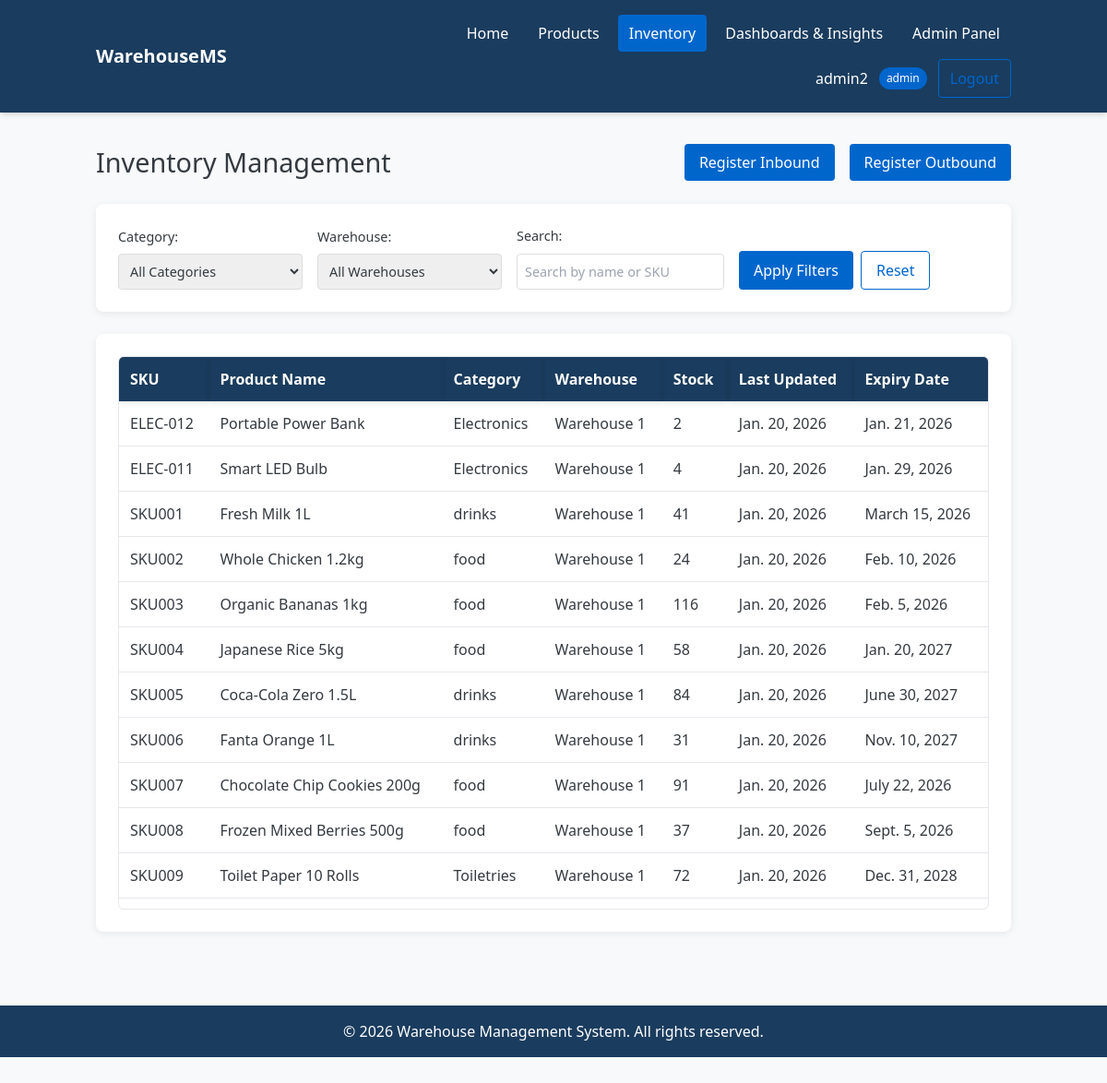
Screenshot of /home/inventory/ (signed in) with the database file from the repository.
### users/models.py (models this page shows, shortened)
class UserModel(AbstractUser):
    ROLE_CHOICES = (
        ("admin", "Admin"),
        ("operator", "Operator"),
        ("manager", "Manager"),
    )
    role = models.CharField(
        max_length=20,
        choices=ROLE_CHOICES,
        default="operator"
    )
    warehouse = models.ForeignKey('inventory.WarehouseModel', on_delete=models.SET_NULL, null=True, blank=True)

### inventory/models.py (models this page shows, shortened)
class inventoryModel(models.Model):
	warehouse 				= models.ForeignKey(WarehouseModel, on_delete=models.CASCADE, null=True, blank=True)
	product 	    		= models.ForeignKey(productsModel, on_delete=models.CASCADE)
	quantity				= models.IntegerField(verbose_name='Quantity', null=False, default=0)
	expiry_date 			= models.DateField(blank=True, null=True)
	updated_at  			= models.DateField(verbose_name='Updated at ', auto_now= True)
	class Meta:
		ordering = ['updated_at']
		verbose_name = 'Inventory'
		verbose_name_plural = 'Products'

class productsModel(models.Model):
	name         			= models.CharField(verbose_name='Product Name', max_length=50, null=False, unique=True)
	category				= models.CharField(verbose_name='Product Category', max_length=50, default='Other')
	price					= models.IntegerField(verbose_name='Product Price',null=False, default=0)
	sku                 	= models.CharField(max_length=100, unique=True)
	description         	= models.TextField(default="No Description", max_length=150)
	threshold				= models.PositiveIntegerField(default=10)
	is_active           	= models.BooleanField(default=True)
	class Meta:
		verbose_name = 'product list'
		verbose_name_plural = 'products'

class WarehouseModel(models.Model):
	name 					= models.CharField(max_length=100)
	location 				= models.CharField(max_length=255, blank=True)

### inventory/views.py (the view)
# urls.py: path('home/inventory/', inventory, name= 'inventory'),
@login_required
def inventory(request):
    context = {}
    inventory = inventoryModel.objects.all()
    products_list = productsModel.objects.all()
    warehouses = WarehouseModel.objects.all()
    category = request.GET.get('category')
    warehouse_id = request.GET.get('warehouse')
    search_query = request.GET.get('search')
    if category:
        inventory = inventory.filter(product__category=category)
    if warehouse_id:
        inventory = inventory.filter(warehouse_id=warehouse_id)
    if search_query:
        inventory = inventory.filter(
            models.Q(product__name__icontains=search_query) |
            models.Q(product__sku__icontains=search_query)
        )
    context['inventory'] = inventory
    context['products_list'] = products_list
    context['category_list'] = list({p.category for p in products_list})
    context['warehouses'] = warehouses
    context['user'] = request.user
    return render(request, 'inventory.html', context)

### inventory/templates/inventory.html (shortened to what this page needs)
{% extends 'base.html' %}
{% block content %}
<div class="page-header">
    <h1>Inventory Management</h1>
    <div class="header-actions">
        <a href="{% url 'inventory-regInbound' %}" class="btn btn-success px-4 py-2 bg-secondary text-white rounded hover:bg-primary transition-all">Register Inbound</a>
        <a href="{% url 'inventory-regOutbound' %}" class="btn btn-success px-4 py-2 bg-secondary text-white rounded hover:bg-primary transition-all">Register Outbound</a>
    </div>
</div>
<div class="filter-section">
    <form method="get" class="filter-form">
        <div class="filter-group">
            <label for="category-filter">Category:</label>
            <select id="category-filter" name="category" class="filter-select">
                <option value="">All Categories</option>
            </select>
        </div>
        <div class="filter-group">
            <label for="warehouse-filter">Warehouse:</label>
            <select id="warehouse-filter" name="warehouse" class="filter-select">
                <option value="">All Warehouses</option>
            </select>
        </div>
        <div class="filter-group">
            <label for="search-filter">Search:</label>
            <input type="text" id="search-filter" name="search" placeholder="Search by name or SKU" class="filter-input">
        </div>
        <div class="filter-actions flex gap-2">
            <button type="submit" class="btn btn-secondary px-4 py-2 bg-secondary text-white rounded hover:bg-blue-700 transition-all">Apply Filters</button>
            <a href="{% url 'inventory' %}" class="btn btn-outline px-4 py-2 border border-secondary text-secondary rounded hover:bg-secondary hover:text-white transition-all">Reset</a>
        </div>
    </form>
</div>
<div class="inventory-container">
    <div class="table-container">
        <table class="w-full">
            <thead class="bg-primary text-white">
                <tr>
                    <th class="p-3 text-left">SKU</th>
                    <th class="p-3 text-left">Product Name</th>
                    <th class="p-3 text-left">Category</th>
                    <th class="p-3 text-left">Warehouse</th>
                    <th class="p-3 text-left">Stock</th>
                    <th class="p-3 text-left">Last Updated</th>
                    <th class="p-3 text-left">Expiry Date</th>
                </tr>
            </thead>
            <tbody>
                {% for inv_prod in inventory %}
                <tr class="border-b hover:bg-gray-50">
                    <td class="p-3">{{ inv_prod.product.sku }}</td>
                    <td class="p-3">{{ inv_prod.product.name }}</td>
                    <td class="p-3">{{ inv_prod.product.category }}</td>
                    <td class="p-3">
                        {% if inv_prod.warehouse %}
                            {{ inv_prod.warehouse.name }}
                        {% else %}
                            N/A
                        {% endif %}
                    </td>
                    <td class="p-3">{{ inv_prod.quantity }}</td>
                    <td class="p-3">{{ inv_prod.updated_at }}</td>
                    <td class="p-3">{{ inv_prod.expiry_date|default:"N/A" }}</td>
                </tr>
                {% endfor %}
            </tbody>
        </table>
    </div>
</div>
{% endblock %}

### inventory/templates/base.html (shortened to what this page needs)
<!doctype html>
<html lang="en">
  <head>
    {% load static %}
    <link rel="stylesheet" href="{% static 'css/styles.css' %}">
  </head>
  <body class="bg-light text-dark font-sans">
    <header class="bg-primary text-white py-4 shadow-md">
      <div class="container mx-auto px-4">
        <div class="flex flex-col md:flex-row justify-between items-center gap-4">
          <p class="logo flex items-center text-xl font-semibold">WarehouseMS</p>
          <nav class="flex flex-wrap justify-center md:justify-end items-center gap-2">
            <a href="{% url 'home' %}" class="nav-link px-3 py-2 rounded transition-all hover:bg-white/10 {% if request.resolver_match.url_name == 'home' %}bg-secondary{% endif %}">Home</a>
            <a href="{% url 'products' %}" class="nav-link px-3 py-2 rounded transition-all hover:bg-white/10 {% if request.resolver_match.url_name == 'products' %}bg-secondary{% endif %}">Products</a>
            <a href="{% url 'inventory' %}" class="nav-link px-3 py-2 rounded transition-all hover:bg-white/10 {% if request.resolver_match.url_name == 'inventory' %}bg-secondary{% endif %}">Inventory</a>
            <a href="{% url 'insights' %}" class="nav-link px-3 py-2 rounded transition-all hover:bg-white/10 {% if request.resolver_match.url_name == 'insights' %}bg-secondary{% endif %}">Dashboards & Insights</a>
            {% if user.is_authenticated %}
            {% if user.role == 'admin' or user.role == 'manager' %}
            <a href="{% url 'admin-control-panel' %}" class="nav-link px-3 py-2 rounded transition-all hover:bg-white/10 {% if request.resolver_match.url_name == 'admin-control-panel' %}bg-secondary{% endif %}">Admin Panel</a>
            {% endif %}
            <div class="user-info flex items-center gap-3 ml-4">
              <span class="hidden sm:inline">{{ user.username }}</span>
              <span class="user-role bg-secondary text-white px-2 py-1 rounded-full text-xs font-medium">{{ user.role }}</span>
              <a href="{% url 'logout' %}" class="btn btn-secondary px-3 py-2 rounded border border-secondary text-secondary hover:bg-secondary hover:text-white transition-all">Logout</a>
            </div>
            {% else %}
            <a href="{% url 'login' %}" class="btn btn-primary px-3 py-2 rounded bg-secondary text-white hover:bg-blue-700 transition-all">Login</a>
            {% endif %}
          </nav>
        </div>
      </div>
    </header>
    <main class="py-8 min-h-[calc(100vh-120px)]">
      <div class="container mx-auto px-4">
        {% block content %}{% endblock %}
      </div>
    </main>
    <footer class="bg-primary text-white py-4 text-center mt-8">
      <div class="container mx-auto px-4">
        <p>&copy; 2026 Warehouse Management System. All rights reserved.</p>
      </div>
    </footer>
  </body>
</html>

### static/css/styles.css (style rules this page uses)
html, :host { line-height: 1.5; -webkit-text-size-adjust: 100%; -moz-tab-size: 4; -o-tab-size: 4; tab-size: 4; font-family: ui-sans-serif, system-ui, sans-serif, "Apple Color Emoji", "Segoe UI Emoji", "Segoe UI Symbol", "Noto Color Emoji"; font-feature-settings: normal; font-variation-settings: normal; -webkit-tap-highlight-color: transparent; }
body { margin: 0; line-height: inherit; }
h1, h2, h3, h4, h5, h6 { font-size: inherit; font-weight: inherit; }
a { color: inherit; text-decoration: inherit; }
table { text-indent: 0; border-color: inherit; border-collapse: collapse; }
button, input, optgroup, select, textarea { font-family: inherit; font-feature-settings: inherit; font-variation-settings: inherit; font-size: 100%; font-weight: inherit; line-height: inherit; letter-spacing: inherit; color: inherit; margin: 0; padding: 0; }
button, select { text-transform: none; }
button, input:where([type='button']), input:where([type='reset']), input:where([type='submit']) { -webkit-appearance: button; background-color: transparent; background-image: none; }
blockquote, dl, dd, h1, h2, h3, h4, h5, h6, hr, figure, p, pre { margin: 0; }
input::placeholder, textarea::placeholder { opacity: 1; color: #9ca3af; }
button, [role="button"] { cursor: pointer; }
.container { width: 100%; }
@media (min-width: 640px) { .container { max-width: 640px; } }
@media (min-width: 768px) { .container { max-width: 768px; } }
@media (min-width: 1024px) { .container { max-width: 1024px; } }
.mx-auto { margin-left: auto; margin-right: auto; }
.ml-4 { margin-left: 1rem; }
.mt-8 { margin-top: 2rem; }
.flex { display: flex; }
.hidden { display: none; }
.min-h-\[calc\(100vh-120px\)\] { min-height: calc(100vh - 120px); }
.w-full { width: 100%; }
.flex-col { flex-direction: column; }
.flex-wrap { flex-wrap: wrap; }
.items-center { align-items: center; }
.justify-center { justify-content: center; }
.justify-between { justify-content: space-between; }
.gap-2 { gap: 0.5rem; }
.gap-3 { gap: 0.75rem; }
.gap-4 { gap: 1rem; }
.rounded { border-radius: 0.25rem; }
.rounded-full { border-radius: 9999px; }
.border { border-width: 1px; }
.border-b { border-bottom-width: 1px; }
.border-secondary { --tw-border-opacity: 1; border-color: rgb(0 102 204 / var(--tw-border-opacity, 1)); }
.bg-light { --tw-bg-opacity: 1; background-color: rgb(248 249 250 / var(--tw-bg-opacity, 1)); }
.bg-primary { --tw-bg-opacity: 1; background-color: rgb(26 60 94 / var(--tw-bg-opacity, 1)); }
.bg-secondary { --tw-bg-opacity: 1; background-color: rgb(0 102 204 / var(--tw-bg-opacity, 1)); }
.p-3 { padding: 0.75rem; }
.px-2 { padding-left: 0.5rem; padding-right: 0.5rem; }
.px-3 { padding-left: 0.75rem; padding-right: 0.75rem; }
.px-4 { padding-left: 1rem; padding-right: 1rem; }
.py-1 { padding-top: 0.25rem; padding-bottom: 0.25rem; }
.py-2 { padding-top: 0.5rem; padding-bottom: 0.5rem; }
.py-4 { padding-top: 1rem; padding-bottom: 1rem; }
.py-8 { padding-top: 2rem; padding-bottom: 2rem; }
.text-left { text-align: left; }
.text-center { text-align: center; }
.font-sans { font-family: ui-sans-serif, system-ui, sans-serif, "Apple Color Emoji", "Segoe UI Emoji", "Segoe UI Symbol", "Noto Color Emoji"; }
.text-xl { font-size: 1.25rem; line-height: 1.75rem; }
.text-xs { font-size: 0.75rem; line-height: 1rem; }
.font-medium { font-weight: 500; }
.font-semibold { font-weight: 600; }
.text-dark { --tw-text-opacity: 1; color: rgb(52 58 64 / var(--tw-text-opacity, 1)); }
.text-secondary { --tw-text-opacity: 1; color: rgb(0 102 204 / var(--tw-text-opacity, 1)); }
.text-white { --tw-text-opacity: 1; color: rgb(255 255 255 / var(--tw-text-opacity, 1)); }
.shadow-md { --tw-shadow: 0 4px 6px -1px rgb(0 0 0 / 0.1), 0 2px 4px -2px rgb(0 0 0 / 0.1); --tw-shadow-colored: 0 4px 6px -1px var(--tw-shadow-color), 0 2px 4px -2px var(--tw-shadow-color); box-shadow: var(--tw-ring-offset-shadow, 0 0 #0000), var(--tw-ring-shadow, 0 0 #0000), var(--tw-shadow); }
.transition-all { transition-property: all; transition-timing-function: cubic-bezier(0.4, 0, 0.2, 1); transition-duration: 150ms; }
@media (min-width: 640px) { .sm\:inline { display: inline; } }
@media (min-width: 768px) { .md\:flex-row { flex-direction: row; } }
@media (min-width: 768px) { .md\:justify-end { justify-content: flex-end; } }

### rows the page displays
UserModel: username "admin2", role "admin"
inventoryModel: product.sku "ELEC-012", product.name "Portable Power Bank", product.category "Electronics", warehouse.name "Warehouse 1", quantity "2", updated_at "Jan. 20, 2026", expiry_date "Jan. 21, 2026"
inventoryModel: product.sku "ELEC-011", product.name "Smart LED Bulb", product.category "Electronics", warehouse.name "Warehouse 1", quantity "4", updated_at "Jan. 20, 2026", expiry_date "Jan. 29, 2026"
inventoryModel: product.sku "SKU001", product.name "Fresh Milk 1L", product.category "drinks", warehouse.name "Warehouse 1", quantity "41", updated_at "Jan. 20, 2026", expiry_date "March 15, 2026"
inventoryModel: product.sku "SKU002", product.name "Whole Chicken 1.2kg", product.category "food", warehouse.name "Warehouse 1", quantity "24", updated_at "Jan. 20, 2026", expiry_date "Feb. 10, 2026"
inventoryModel: product.sku "SKU003", product.name "Organic Bananas 1kg", product.category "food", warehouse.name "Warehouse 1", quantity "116", updated_at "Jan. 20, 2026", expiry_date "Feb. 5, 2026"
inventoryModel: product.sku "SKU004", product.name "Japanese Rice 5kg", product.category "food", warehouse.name "Warehouse 1", quantity "58", updated_at "Jan. 20, 2026", expiry_date "Jan. 20, 2027"
inventoryModel: product.sku "SKU005", product.name "Coca-Cola Zero 1.5L", product.category "drinks", warehouse.name "Warehouse 1", quantity "84", updated_at "Jan. 20, 2026", expiry_date "June 30, 2027"
inventoryModel: product.sku "SKU006", product.name "Fanta Orange 1L", product.category "drinks", warehouse.name "Warehouse 1", quantity "31", updated_at "Jan. 20, 2026", expiry_date "Nov. 10, 2027"
inventoryModel: product.sku "SKU007", product.name "Chocolate Chip Cookies 200g", product.category "food", warehouse.name "Warehouse 1", quantity "91", updated_at "Jan. 20, 2026", expiry_date "July 22, 2026"
inventoryModel: product.sku "SKU008", product.name "Frozen Mixed Berries 500g", product.category "food", warehouse.name "Warehouse 1", quantity "37", updated_at "Jan. 20, 2026", expiry_date "Sept. 5, 2026"
inventoryModel: product.sku "SKU009", product.name "Toilet Paper 10 Rolls", product.category "Toiletries", warehouse.name "Warehouse 1", quantity "72", updated_at "Jan. 20, 2026", expiry_date "Dec. 31, 2028"
